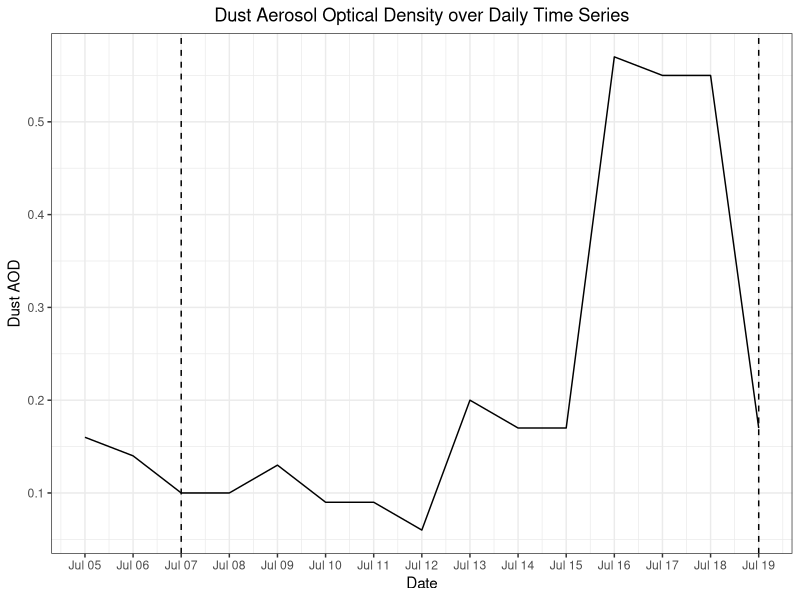
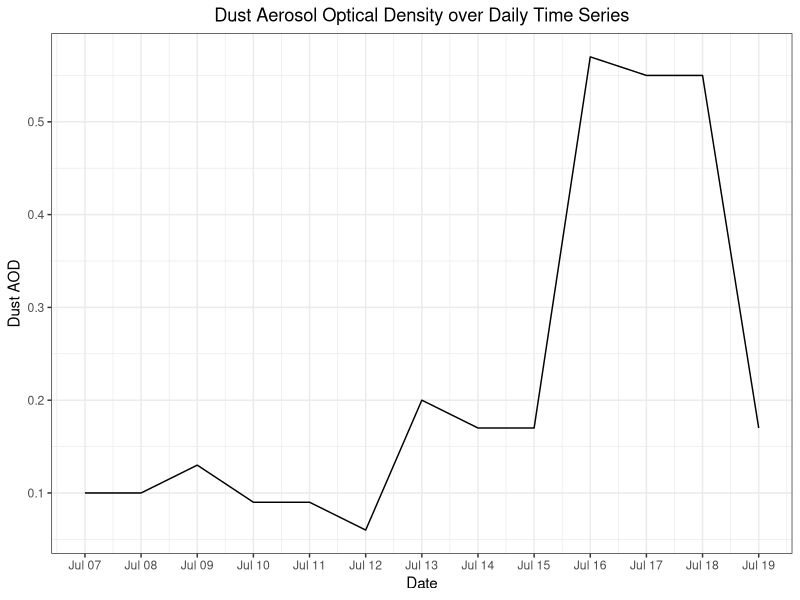
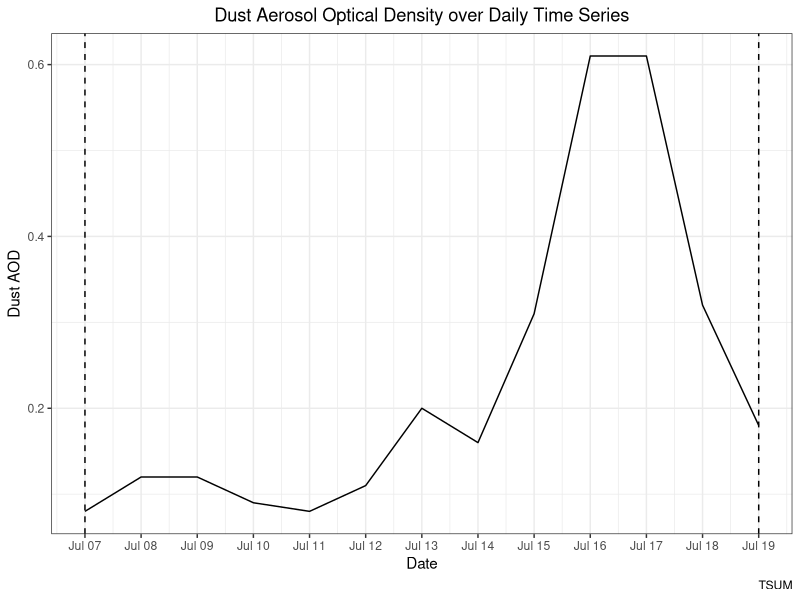
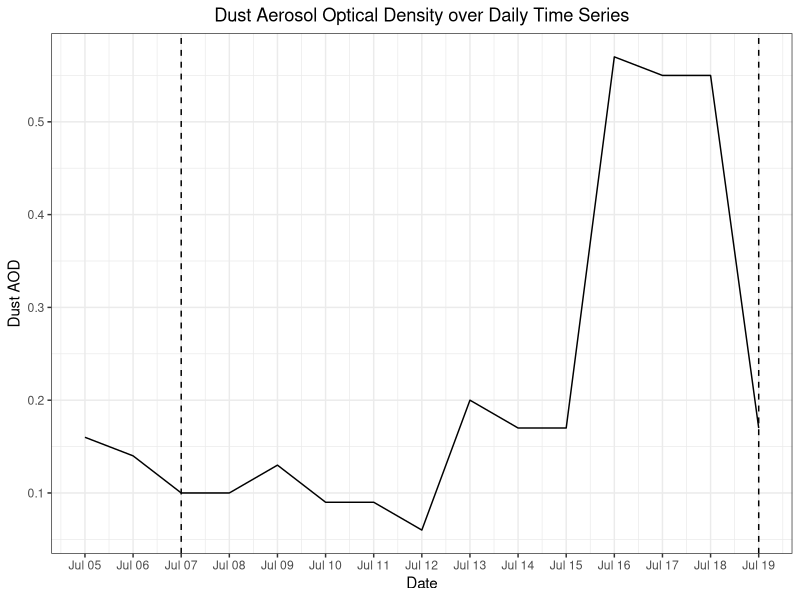

The R script that drew these images, in order:
## ---- chunk 1
library(here)
library(tidyverse)
library(lubridate)
library(kableExtra)
## ---- chunk 2
here<- here::here
select<-dplyr::select
## ---- chunk 3
dust<- read_csv(here("data", "processed_data", "dust","dust_master.csv")) 
dust_all<- read_csv(here("data", "processed_data","tx_master.csv")) 
## ---- chunk 4
dust<- dust %>%
  filter(between(date,as.Date('2022-07-05'), as.Date('2022-07-19')))

dust_all<- dust_all %>%
  select(date, hr_cst, Dust) %>%
  filter(between(date, as.Date('2022-07-07'), as.Date('2022-07-19'))) 

dust_all<- dust_all %>%
  mutate(ymdh = paste(dust_all$date, dust_all$hr_cst, sep = "-")) #Combines Hour and Date
  
dust_all<- dust_all %>% #Set as YMDH
  mutate(ymdh = ymd_h(dust_all$ymdh))
## ---- chunk 5
dust %>% ggplot()+ geom_line(
  aes(x = date,
      y = t7sum))+
  labs(title = "Dust Aerosol Optical Density over Daily Time Series",
       x = "Date",
       y = "Dust AOD")+
  theme_bw()+
  scale_x_date(date_breaks = "1 day", date_labels = "%b %d") +
  theme(plot.title = element_text(hjust = 0.5)) +
  geom_vline(xintercept = as.Date('2022-07-07'), linetype = 2) +
  geom_vline(xintercept = as.Date('2022-07-19'), linetype = 2)
             
ggsave(here("results", "plots", "dust", "dust_daily.png"))
## ---- chunk 6
dust <-
  dust %>% 
  filter(between(date, as.Date('2022-07-07'), as.Date('2022-07-19'))) 

dust %>%
  ggplot()+ geom_line(
  aes(x = date,
      y = t7sum))+
  labs(title = "Dust Aerosol Optical Density over Daily Time Series",
       x = "Date",
       y = "Dust AOD")+
  theme_bw()+
  scale_x_date(date_breaks = "1 day", date_labels = "%b %d") +
  theme(plot.title = element_text(hjust = 0.5))
  

## ---- chunk 7
avg_low<-
  dust %>%
  filter(between(date, as.Date('2022-07-07'), as.Date('2022-07-12')))

avg_high<-
  dust %>%
  filter(between(date, as.Date('2022-07-13'), as.Date('2022-07-19')))

avg_value_LDD<- mean(avg_low$t7sum)
avg_value_HDD<- mean(avg_high$t7sum)
## ---- chunk 8
dust %>% ggplot()+ geom_line(
  aes(x = date,
      y = tsum))+
  labs(title = "Dust Aerosol Optical Density over Daily Time Series",
       x = "Date",
       y = "Dust AOD",
       caption = "TSUM")+
  theme_bw()+
  scale_x_date(date_breaks = "1 day", date_labels = "%b %d") +
  theme(plot.title = element_text(hjust = 0.5)) +
  geom_vline(xintercept = as.Date('2022-07-07'), linetype = 2) +
  geom_vline(xintercept = as.Date('2022-07-19'), linetype = 2)
## ---- chunk 9
dust_tbl<-
  dust %>%
  select(t1,t7,t13,t19,t7sum,date) %>%
  rename("1:00" = "t1",
         "7:00" = "t7",
         "13:00" = "t13",
         "19:00"= "t19",
         "Dust" = "t7sum",
         "Date" = "date") 

dust_tbl<-
  kable(dust_tbl[,c(6,1:5)])
dust_tbl
